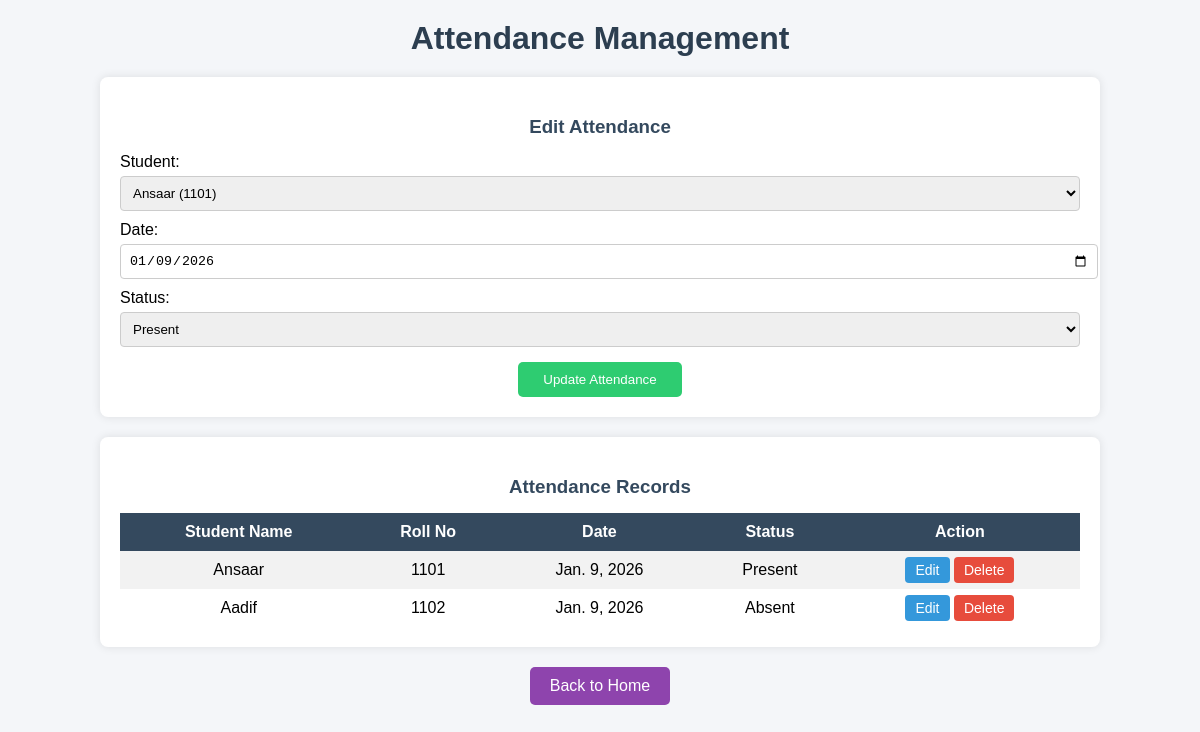
Page /attendance/?action=edit&id=1 on the committed database.
### students/models.py (models this page shows, shortened)
class Attendance(models.Model):
    STATUS_CHOICES = (
        ('Present', 'Present'),
        ('Absent', 'Absent'),
    )
    student = models.ForeignKey(Student, on_delete=models.CASCADE)
    date = models.DateField()
    status = models.CharField(max_length=10, choices=STATUS_CHOICES)

class Student(models.Model):
    GENDER_CHOICES = [
        ('M', 'Male'),
        ('F', 'Female'),
        ('O', 'Other'),
    ]
    DEPARTMENT_CHOICES = [
        ('CSE', 'Computer Science'),
        ('IT', 'Information Technology'),
        ('ECE', 'Electronics & Communication'),
        ('EEE', 'Electrical & Electronics'),
        ('MECH', 'Mechanical'),
        ('CIVIL', 'Civil'),
        ('AI&DS', 'AI & Data Science'),
    ]
    name = models.CharField(max_length=100)
    roll_no = models.CharField(max_length=20, unique=True)
    email = models.EmailField(unique=True)
    phone = models.CharField(max_length=15)
    gender = models.CharField(max_length=1, choices=GENDER_CHOICES)
    dob = models.DateField(verbose_name="Date of Birth")
    department = models.CharField(max_length=20, choices=DEPARTMENT_CHOICES)
    address = models.TextField()
    join_date = models.DateField(auto_now_add=True)
    updated_at = models.DateTimeField(auto_now=True)
    marks = models.IntegerField(default=0)
    status = models.BooleanField(default=True)
    def __str__(self):
        return f"{self.name} ({self.roll_no})"

### students/views.py (the view, shortened to what this page needs)
# urls.py: path('attendance/', attendance_view, name='attendance'),
def attendance_view(request):
    action = request.GET.get('action')
    attendance_id = request.GET.get('id')
    if action == 'edit' and attendance_id:
        attendance = get_object_or_404(Attendance, id=attendance_id)
        if request.method == 'POST':
            form = AttendanceForm(request.POST, instance=attendance)
            if form.is_valid():
                form.save()
                return redirect('/attendance/')
        else:
            form = AttendanceForm(instance=attendance)
        attendance_list = Attendance.objects.select_related('student').order_by('-date')
        return render(request, 'attendance.html', {
            'form': form,
            'attendance_list': attendance_list,
            'edit_mode': True,
            'edit_id': attendance.id
        })

### students/forms.py
class AttendanceForm(forms.ModelForm):
    class Meta:
        model = Attendance
        fields = ['student', 'date', 'status']
        widgets = {
            'date': forms.DateInput(attrs={'type': 'date'}),
        }

### students/templates/attendance.html (shortened to what this page needs)
<!DOCTYPE html>
<html>
<head>
</head>
<body>
<h1>Attendance Management</h1>
<div class="container">
    <div class="card">
        <h3>
            {% if edit_mode %} Edit Attendance {% else %} Mark Attendance {% endif %}
        </h3>
        <form method="POST">
            {{ form.as_p }}
            <button type="submit">
                {% if edit_mode %} Update Attendance {% else %} Save Attendance {% endif %}
            </button>
        </form>
    </div>
    <div class="card">
        <h3>Attendance Records</h3>
        <table>
            <tr>
                <th>Student Name</th>
                <th>Roll No</th>
                <th>Date</th>
                <th>Status</th>
                <th>Action</th>
            </tr>
            {% for record in attendance_list %}
            <tr>
                <td>{{ record.student.name }}</td>
                <td>{{ record.student.roll_no }}</td>
                <td>{{ record.date }}</td>
                <td>{{ record.status }}</td>
                <td>
                    <a href="/attendance/?action=edit&id={{ record.id }}" class="action-btn edit-btn">Edit</a>
                    <a href="/attendance/?action=delete&id={{ record.id }}"
                       class="action-btn delete-btn"
                       onclick="return confirm('Are you sure you want to delete this attendance record?');">
                       Delete
                    </a>
                </td>
            </tr>
            {% empty %}
            <tr>
                <td colspan="5">No attendance records found</td>
            </tr>
            {% endfor %}
        </table>
    </div>
    <a href="/" class="back-btn">Back to Home</a>
</div>
</body>
</html>

### students/templates/attendance.html (style rules this page uses)
body { margin: 0; padding: 0; font-family: Arial, sans-serif; background: #f4f6f9; }
h1 { text-align: center; margin: 20px 0; color: #2c3e50; }
.container { width: 90%; max-width: 1000px; margin: auto; }
.card { background: #ffffff; padding: 20px; margin: 20px 0; border-radius: 8px; box-shadow: 0 0 10px rgba(0,0,0,0.1); }
h3 { margin-bottom: 15px; color: #34495e; text-align: center; }
form p { margin: 10px 0; }
input, select { width: 100%; padding: 8px; margin-top: 5px; border-radius: 4px; border: 1px solid #ccc; }
button { padding: 10px 25px; background: #2ecc71; color: white; border: none; border-radius: 5px; cursor: pointer; margin-top: 15px; display: block; margin-left: auto; margin-right: auto; }
table { width: 100%; border-collapse: collapse; margin-top: 15px; }
th, td { padding: 10px; text-align: center; }
th { background: #34495e; color: white; }
tr:nth-child(even) { background: #f2f2f2; }
.action-btn { padding: 5px 10px; border-radius: 4px; text-decoration: none; color: white; font-size: 14px; }
.edit-btn { background: #3498db; }
.delete-btn { background: #e74c3c; }
.back-btn { display: block; width: fit-content; margin: 20px auto; padding: 10px 20px; background: #8e44ad; color: white; text-decoration: none; border-radius: 5px; }

### rows in the picture
Attendance: student "Ansaar (1101)", date "01/09/2026", status "Present", student.name "Ansaar", student.roll_no "1101", date "Jan. 9, 2026"
Attendance: student.name "Aadif", student.roll_no "1102", date "Jan. 9, 2026", status "Absent"
